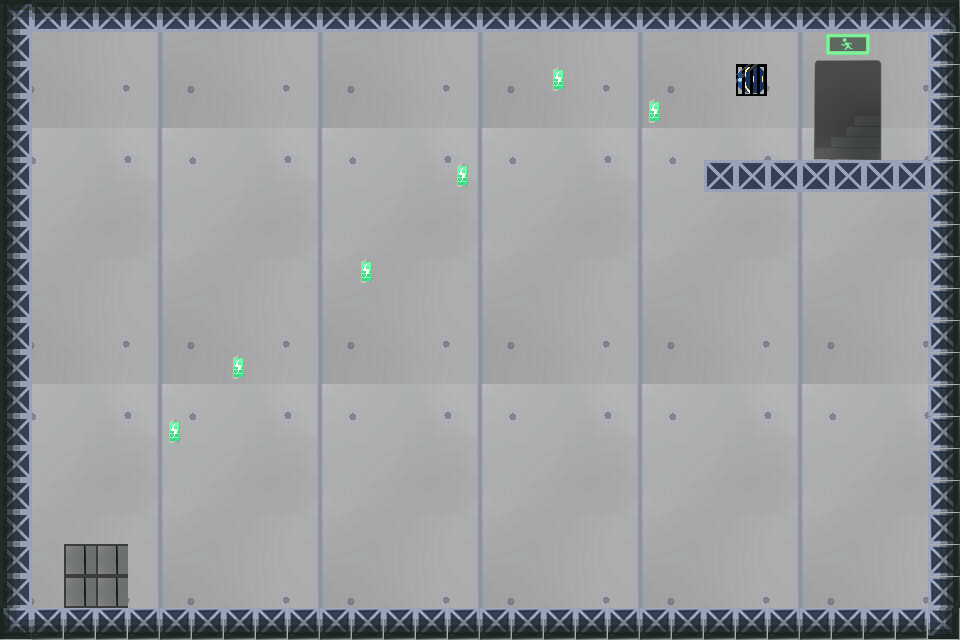

A 2D game scene composited from a Tiled map and its tileset images. What follows is a short description and the map's XML, with every tile layer's data as written:
An orthogonal 30x20 tile map with 32x32 px tiles, 5 tile layers (Background, Platform, Snare, Cage, ...).

<map version="1.0" tiledversion="1.1.4" orientation="orthogonal" renderorder="right-down" width="30" height="20" tilewidth="32" tileheight="32" infinite="0" nextobjectid="1">
 <tileset firstgid="1" source="地图素材.tsx" />
 <layer name="Background" width="30" height="20">
  <data encoding="csv">
65,66,67,68,69,65,66,67,68,69,65,66,67,68,69,65,66,67,68,69,65,66,67,68,69,65,66,67,68,69,
80,81,82,83,84,80,81,82,83,84,80,81,82,83,84,80,81,82,83,84,80,81,82,83,84,80,81,82,83,84,
95,96,97,98,99,95,96,97,98,99,95,96,97,98,99,95,96,97,98,99,95,96,97,98,99,95,96,97,98,99,
110,111,112,113,114,110,111,112,113,114,110,111,112,113,114,110,111,112,113,114,110,111,112,113,114,110,111,112,113,114,
5,6,7,8,9,5,6,7,8,9,5,6,7,8,9,5,6,7,8,9,5,6,7,8,9,5,6,7,8,9,
20,21,22,23,24,20,21,22,23,24,20,21,22,23,24,20,21,22,23,24,20,21,22,23,24,20,21,22,23,24,
35,36,37,38,39,35,36,37,38,39,35,36,37,38,39,35,36,37,38,39,35,36,37,38,39,35,36,37,38,39,
50,51,52,53,54,50,51,52,53,54,50,51,52,53,54,50,51,52,53,54,50,51,52,53,54,50,51,52,53,54,
65,66,67,68,69,65,66,67,68,69,65,66,67,68,69,65,66,67,68,69,65,66,67,68,69,65,66,67,68,69,
80,81,82,83,84,80,81,82,83,84,80,81,82,83,84,80,81,82,83,84,80,81,82,83,84,80,81,82,83,84,
95,96,97,98,99,95,96,97,98,99,95,96,97,98,99,95,96,97,98,99,95,96,97,98,99,95,96,97,98,99,
110,111,112,113,114,110,111,112,113,114,110,111,112,113,114,110,111,112,113,114,110,111,112,113,114,110,111,112,113,114,
5,6,7,8,9,5,6,7,8,9,5,6,7,8,9,5,6,7,8,9,5,6,7,8,9,5,6,7,8,9,
20,21,22,23,24,20,21,22,23,24,20,21,22,23,24,20,21,22,23,24,20,21,22,23,24,20,21,22,23,24,
35,36,37,38,39,35,36,37,38,39,35,36,37,38,39,35,36,37,38,39,35,36,37,38,39,35,36,37,38,39,
50,51,52,53,54,50,51,52,53,54,50,51,52,53,54,50,51,52,53,54,50,51,52,53,54,50,51,52,53,54,
65,66,67,68,69,65,66,67,68,69,65,66,67,68,69,65,66,67,68,69,65,66,67,68,69,65,66,67,68,69,
80,81,82,83,84,80,81,82,83,84,80,81,82,83,84,80,81,82,83,84,80,81,82,83,84,80,81,82,83,84,
95,96,97,98,99,95,96,97,98,99,95,96,97,98,99,95,96,97,98,99,95,96,97,98,99,95,96,97,98,99,
110,111,112,113,114,110,111,112,113,114,110,111,112,113,114,110,111,112,113,114,110,111,112,113,114,110,111,112,113,114
</data>
 </layer>
 <layer name="Platform" width="30" height="20">
  <data encoding="csv">
201,168,168,168,168,168,168,168,168,168,168,168,168,168,168,168,168,168,168,168,168,168,168,168,168,168,168,168,168,203,
166,0,0,0,0,0,0,0,0,0,0,0,0,0,0,0,0,0,0,0,0,0,0,0,0,0,0,0,0,170,
166,0,0,0,0,0,0,0,0,0,0,0,0,0,0,0,0,0,0,0,0,0,0,0,0,0,0,0,0,170,
166,0,0,0,0,0,0,0,0,0,0,0,0,0,0,0,0,0,0,0,0,0,0,0,0,0,0,0,0,170,
166,0,0,0,0,0,0,0,0,0,0,0,0,0,0,0,0,0,0,0,0,0,0,0,0,0,0,0,0,170,
166,0,0,0,0,0,0,0,0,0,0,0,0,0,0,0,0,0,0,0,0,0,136,136,136,136,136,136,136,170,
166,0,0,0,0,0,0,0,0,0,0,0,0,0,0,0,0,0,0,0,0,0,0,0,0,0,0,0,0,170,
166,0,0,0,0,0,0,0,0,0,0,0,0,0,0,0,0,0,0,0,0,0,0,0,0,0,0,0,0,170,
166,0,0,0,0,0,0,0,0,0,0,0,0,0,0,0,0,0,0,0,0,0,0,0,0,0,0,0,0,170,
166,0,0,0,0,0,0,0,0,0,0,0,0,0,0,0,0,0,0,0,0,0,0,0,0,0,0,0,0,170,
166,0,0,0,0,0,0,0,0,0,0,0,0,0,0,0,0,0,0,0,0,0,0,0,0,0,0,0,0,170,
166,0,0,0,0,0,0,0,0,0,0,0,0,0,0,0,0,0,0,0,0,0,0,0,0,0,0,0,0,170,
166,0,0,0,0,0,0,0,0,0,0,0,0,0,0,0,0,0,0,0,0,0,0,0,0,0,0,0,0,170,
166,0,0,0,0,0,0,0,0,0,0,0,0,0,0,0,0,0,0,0,0,0,0,0,0,0,0,0,0,170,
166,0,0,0,0,0,0,0,0,0,0,0,0,0,0,0,0,0,0,0,0,0,0,0,0,0,0,0,0,170,
166,0,0,0,0,0,0,0,0,0,0,0,0,0,0,0,0,0,0,0,0,0,0,0,0,0,0,0,0,170,
166,0,0,0,0,0,0,0,0,0,0,0,0,0,0,0,0,0,0,0,0,0,0,0,0,0,0,0,0,170,
166,0,0,0,0,0,0,0,0,0,0,0,0,0,0,0,0,0,0,0,0,0,0,0,0,0,0,0,0,170,
166,0,0,0,0,0,0,0,0,0,0,0,0,0,0,0,0,0,0,0,0,0,0,0,0,0,0,0,0,170,
207,172,172,172,172,172,172,172,172,172,172,172,172,172,172,172,172,172,172,172,172,172,172,172,172,172,172,172,172,205
</data>
 </layer>
 <layer name="Snare" width="30" height="20">
  <data encoding="csv">
0,0,0,0,0,0,0,0,0,0,0,0,0,0,0,0,0,0,0,0,0,0,0,0,0,0,0,0,0,0,
0,0,0,0,0,0,0,0,0,0,0,0,0,0,0,0,0,0,0,0,0,0,0,0,0,1,2,3,0,0,
0,0,0,0,0,0,0,0,0,0,0,0,0,0,0,0,0,138,0,0,0,0,0,144,0,16,17,18,0,0,
0,0,0,0,0,0,0,0,0,0,0,0,0,0,0,0,0,0,0,0,138,0,0,0,0,31,32,33,0,0,
0,0,0,0,0,0,0,0,0,0,0,0,0,0,0,0,0,0,0,0,0,0,0,0,0,46,47,48,0,0,
0,0,0,0,0,0,0,0,0,0,0,0,0,0,138,0,0,0,0,0,0,0,0,0,0,0,0,0,0,0,
0,0,0,0,0,0,0,0,0,0,0,0,0,0,0,0,0,0,0,0,0,0,0,0,0,0,0,0,0,0,
0,0,0,0,0,0,0,0,0,0,0,0,0,0,0,0,0,0,0,0,0,0,0,0,0,0,0,0,0,0,
0,0,0,0,0,0,0,0,0,0,0,138,0,0,0,0,0,0,0,0,0,0,0,0,0,0,0,0,0,0,
0,0,0,0,0,0,0,0,0,0,0,0,0,0,0,0,0,0,0,0,0,0,0,0,0,0,0,0,0,0,
0,0,0,0,0,0,0,0,0,0,0,0,0,0,0,0,0,0,0,0,0,0,0,0,0,0,0,0,0,0,
0,0,0,0,0,0,0,138,0,0,0,0,0,0,0,0,0,0,0,0,0,0,0,0,0,0,0,0,0,0,
0,0,0,0,0,0,0,0,0,0,0,0,0,0,0,0,0,0,0,0,0,0,0,0,0,0,0,0,0,0,
0,0,0,0,0,138,0,0,0,0,0,0,0,0,0,0,0,0,0,0,0,0,0,0,0,0,0,0,0,0,
0,0,0,0,0,0,0,0,0,0,0,0,0,0,0,0,0,0,0,0,0,0,0,0,0,0,0,0,0,0,
0,0,0,0,0,0,0,0,0,0,0,0,0,0,0,0,0,0,0,0,0,0,0,0,0,0,0,0,0,0,
0,0,0,0,0,0,0,0,0,0,0,0,0,0,0,0,0,0,0,0,0,0,0,0,0,0,0,0,0,0,
0,0,0,0,0,0,0,0,0,0,0,0,0,0,0,0,0,0,0,0,0,0,0,0,0,0,0,0,0,0,
0,0,0,0,0,0,0,0,0,0,0,0,0,0,0,0,0,0,0,0,0,0,0,0,0,0,0,0,0,0,
0,0,0,0,0,0,0,0,0,0,0,0,0,0,0,0,0,0,0,0,0,0,0,0,0,0,0,0,0,0
</data>
 </layer>
 <layer name="Cage" width="30" height="20">
  <data encoding="csv">
0,0,0,0,0,0,0,0,0,0,0,0,0,0,0,0,0,0,0,0,0,0,0,0,0,0,0,0,0,0,
0,0,0,0,0,0,0,0,0,0,0,0,0,0,0,0,0,0,0,0,0,0,0,0,0,0,0,0,0,0,
0,0,0,0,0,0,0,0,0,0,0,0,0,0,0,0,0,0,0,0,0,0,0,140,0,0,0,0,0,0,
0,0,0,0,0,0,0,0,0,0,0,0,0,0,0,0,0,0,0,0,0,0,0,0,0,0,0,0,0,0,
0,0,0,0,0,0,0,0,0,0,0,0,0,0,0,0,0,0,0,0,0,0,0,0,0,0,0,0,0,0,
0,0,0,0,0,0,0,0,0,0,0,0,0,0,0,0,0,0,0,0,0,0,0,0,0,0,0,0,0,0,
0,0,0,0,0,0,0,0,0,0,0,0,0,0,0,0,0,0,0,0,0,0,0,0,0,0,0,0,0,0,
0,0,0,0,0,0,0,0,0,0,0,0,0,0,0,0,0,0,0,0,0,0,0,0,0,0,0,0,0,0,
0,0,0,0,0,0,0,0,0,0,0,0,0,0,0,0,0,0,0,0,0,0,0,0,0,0,0,0,0,0,
0,0,0,0,0,0,0,0,0,0,0,0,0,0,0,0,0,0,0,0,0,0,0,0,0,0,0,0,0,0,
0,0,0,0,0,0,0,0,0,0,0,0,0,0,0,0,0,0,0,0,0,0,0,0,0,0,0,0,0,0,
0,0,0,0,0,0,0,0,0,0,0,0,0,0,0,0,0,0,0,0,0,0,0,0,0,0,0,0,0,0,
0,0,0,0,0,0,0,0,0,0,0,0,0,0,0,0,0,0,0,0,0,0,0,0,0,0,0,0,0,0,
0,0,0,0,0,0,0,0,0,0,0,0,0,0,0,0,0,0,0,0,0,0,0,0,0,0,0,0,0,0,
0,0,0,0,0,0,0,0,0,0,0,0,0,0,0,0,0,0,0,0,0,0,0,0,0,0,0,0,0,0,
0,0,0,0,0,0,0,0,0,0,0,0,0,0,0,0,0,0,0,0,0,0,0,0,0,0,0,0,0,0,
0,0,0,0,0,0,0,0,0,0,0,0,0,0,0,0,0,0,0,0,0,0,0,0,0,0,0,0,0,0,
0,0,0,0,0,0,0,0,0,0,0,0,0,0,0,0,0,0,0,0,0,0,0,0,0,0,0,0,0,0,
0,0,0,0,0,0,0,0,0,0,0,0,0,0,0,0,0,0,0,0,0,0,0,0,0,0,0,0,0,0,
0,0,0,0,0,0,0,0,0,0,0,0,0,0,0,0,0,0,0,0,0,0,0,0,0,0,0,0,0,0
</data>
 </layer>
 <layer name="Target" width="30" height="20">
  <data encoding="csv">
0,0,0,0,0,0,0,0,0,0,0,0,0,0,0,0,0,0,0,0,0,0,0,0,0,0,0,0,0,0,
0,0,0,0,0,0,0,0,0,0,0,0,0,0,0,0,0,0,0,0,0,0,0,0,0,0,0,0,0,0,
0,0,0,0,0,0,0,0,0,0,0,0,0,0,0,0,0,0,0,0,0,0,0,0,0,0,0,0,0,0,
0,0,0,0,0,0,0,0,0,0,0,0,0,0,0,0,0,0,0,0,0,0,0,0,0,0,0,0,0,0,
0,0,0,0,0,0,0,0,0,0,0,0,0,0,0,0,0,0,0,0,0,0,0,0,0,0,0,0,0,0,
0,0,0,0,0,0,0,0,0,0,0,0,0,0,0,0,0,0,0,0,0,0,0,0,0,0,0,0,0,0,
0,0,0,0,0,0,0,0,0,0,0,0,0,0,0,0,0,0,0,0,0,0,0,0,0,0,0,0,0,0,
0,0,0,0,0,0,0,0,0,0,0,0,0,0,0,0,0,0,0,0,0,0,0,0,0,0,0,0,0,0,
0,0,0,0,0,0,0,0,0,0,0,0,0,0,0,0,0,0,0,0,0,0,0,0,0,0,0,0,0,0,
0,0,0,0,0,0,0,0,0,0,0,0,0,0,0,0,0,0,0,0,0,0,0,0,0,0,0,0,0,0,
0,0,0,0,0,0,0,0,0,0,0,0,0,0,0,0,0,0,0,0,0,0,0,0,0,0,0,0,0,0,
0,0,0,0,0,0,0,0,0,0,0,0,0,0,0,0,0,0,0,0,0,0,0,0,0,0,0,0,0,0,
0,0,0,0,0,0,0,0,0,0,0,0,0,0,0,0,0,0,0,0,0,0,0,0,0,0,0,0,0,0,
0,0,0,0,0,0,0,0,0,0,0,0,0,0,0,0,0,0,0,0,0,0,0,0,0,0,0,0,0,0,
0,0,0,0,0,0,0,0,0,0,0,0,0,0,0,0,0,0,0,0,0,0,0,0,0,0,0,0,0,0,
0,0,0,0,0,0,0,0,0,0,0,0,0,0,0,0,0,0,0,0,0,0,0,0,0,0,0,0,0,0,
0,0,0,0,0,0,0,0,0,0,0,0,0,0,0,0,0,0,0,0,0,0,0,0,0,0,0,0,0,0,
0,0,106,106,0,0,0,0,0,0,0,0,0,0,0,0,0,0,0,0,0,0,0,0,0,0,0,0,0,0,
0,0,106,106,0,0,0,0,0,0,0,0,0,0,0,0,0,0,0,0,0,0,0,0,0,0,0,0,0,0,
0,0,0,0,0,0,0,0,0,0,0,0,0,0,0,0,0,0,0,0,0,0,0,0,0,0,0,0,0,0
</data>
 </layer>
</map>
